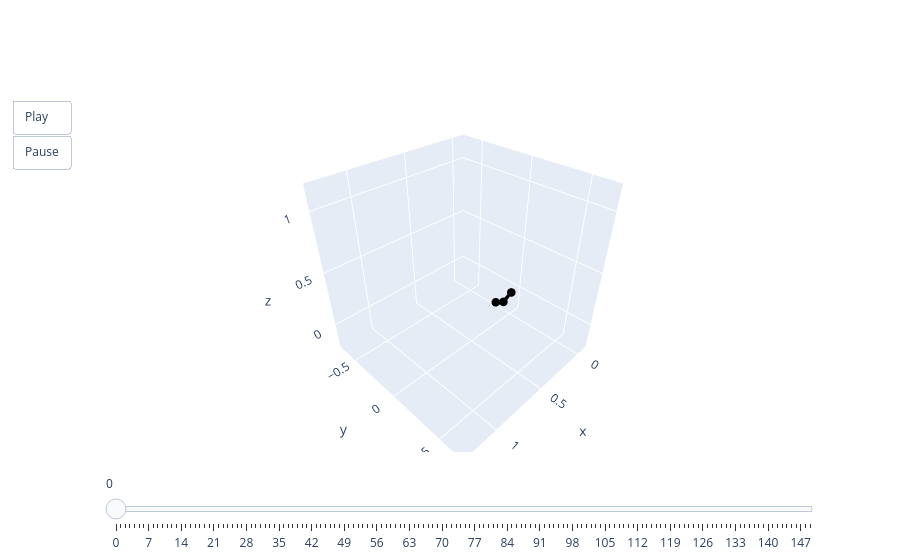

The notebook cell this image was saved under:
### Code cell
animate(pred[0])

### Figure 1 — Plotly figure (JSON) as saved in the notebook; plotly's stock layout.template omitted (floating-point values rounded to 4 significant figures)
{"data": [{"line": {"color": "black", "width": 7}, "marker": {"size": 5}, "mode": "lines+markers", "type": "scatter3d", "x": [0, 0.1023, 0.2067], "y": [0, 0, 0], "z": [0, -0.048, 0.006667]}], "layout": {"scene": {"aspectmode": "cube", "xaxis": {"autorange": false, "range": [-0.12, 1.32]}, "yaxis": {"autorange": false, "range": [-0.72, 0.72]}, "zaxis": {"autorange": false, "range": [-0.244, 1.196]}}, "sliders": [{"steps": [{"args": [["0"], {"frame": {"duration": 0, "redraw": true}, "mode": "immediate"}], "label": "0", "method": "animate"}, {"args": [["1"], {"frame": {"duration": 0, "redraw": true}, "mode": "immediate"}], "label": "1", "method": "animate"}, {"args": [["2"], {"frame": {"duration": 0, "redraw": true}, "mode": "immediate"}], "label": "2", "method": "animate"}, {"args": [["3"], {"frame": {"duration": 0, "redraw": true}, "mode": "immediate"}], "label": "3", "method": "animate"}, {"args": [["4"], {"frame": {"duration": 0, "redraw": true}, "mode": "immediate"}], "label": "4", "method": "animate"}, {"args": [["5"], {"frame": {"duration": 0, "redraw": true}, "mode": "immediate"}], "label": "5", "method": "animate"}, {"args": [["6"], {"frame": {"duration": 0, "redraw": true}, "mode": "immediate"}], "label": "6", "method": "animate"}, {"args": [["7"], {"frame": {"duration": 0, "redraw": true}, "mode": "immediate"}], "label": "7", "method": "animate"}, {"args": [["8"], {"frame": {"duration": 0, "redraw": true}, "mode": "immediate"}], "label": "8", "method": "animate"}, {"args": [["9"], {"frame": {"duration": 0, "redraw": true}, "mode": "immediate"}], "label": "9", "method": "animate"}, {"args": [["10"], {"frame": {"duration": 0, "redraw": true}, "mode": "immediate"}], "label": "10", "method": "animate"}, {"args": [["11"], {"frame": {"duration": 0, "redraw": true}, "mode": "immediate"}], "label": "11", "method": "animate"}, {"args": [["12"], {"frame": {"duration": 0, "redraw": true}, "mode": "immediate"}], "label": "12", "method": "animate"}, {"args": [["13"], {"frame": {"duration": 0, "redraw": true}, "mode": "immediate"}], "label": "13", "method": "animate"}, {"args": [["14"], {"frame": {"duration": 0, "redraw": true}, "mode": "immediate"}], "label": "14", "method": "animate"}, {"args": [["15"], {"frame": {"duration": 0, "redraw": true}, "mode": "immediate"}], "label": "15", "method": "animate"}, {"args": [["16"], {"frame": {"duration": 0, "redraw": true}, "mode": "immediate"}], "label": "16", "method": "animate"}, {"args": [["17"], {"frame": {"duration": 0, "redraw": true}, "mode": "immediate"}], "label": "17", "method": "animate"}, {"args": [["18"], {"frame": {"duration": 0, "redraw": true}, "mode": "immediate"}], "label": "18", "method": "animate"}, {"args": [["19"], {"frame": {"duration": 0, "redraw": true}, "mode": "immediate"}], "label": "19", "method": "animate"}, {"args": [["20"], {"frame": {"duration": 0, "redraw": true}, "mode": "immediate"}], "label": "20", "method": "animate"}, {"args": [["21"], {"frame": {"duration": 0, "redraw": true}, "mode": "immediate"}], "label": "21", "method": "animate"}, {"args": [["22"], {"frame": {"duration": 0, "redraw": true}, "mode": "immediate"}], "label": "22", "method": "animate"}, {"args": [["23"], {"frame": {"duration": 0, "redraw": true}, "mode": "immediate"}], "label": "23", "method": "animate"}, {"args": [["24"], {"frame": {"duration": 0, "redraw": true}, "mode": "immediate"}], "label": "24", "method": "animate"}, {"args": [["25"], {"frame": {"duration": 0, "redraw": true}, "mode": "immediate"}], "label": "25", "method": "animate"}, {"args": [["26"], {"frame": {"duration": 0, "redraw": true}, "mode": "immediate"}], "label": "26", "method": "animate"}, {"args": [["27"], {"frame": {"duration": 0, "redraw": true}, "mode": "immediate"}], "label": "27", "method": "animate"}, {"args": [["28"], {"frame": {"duration": 0, "redraw": true}, "mode": "immediate"}], "label": "28", "method": "animate"}, {"args": [["29"], {"frame": {"duration": 0, "redraw": true}, "mode": "immediate"}], "label": "29", "method": "animate"}, {"args": [["30"], {"frame": {"duration": 0, "redraw": true}, "mode": "immediate"}], "label": "30", "method": "animate"}, {"args": [["31"], {"frame": {"duration": 0, "redraw": true}, "mode": "immediate"}], "label": "31", "method": "animate"}, {"args": [["32"], {"frame": {"duration": 0, "redraw": true}, "mode": "immediate"}], "label": "32", "method": "animate"}, {"args": [["33"], {"frame": {"duration": 0, "redraw": true}, "mode": "immediate"}], "label": "33", "method": "animate"}, {"args": [["34"], {"frame": {"duration": 0, "redraw": true}, "mode": "immediate"}], "label": "34", "method": "animate"}, {"args": [["35"], {"frame": {"duration": 0, "redraw": true}, "mode": "immediate"}], "label": "35", "method": "animate"}, {"args": [["36"], {"frame": {"duration": 0, "redraw": true}, "mode": "immediate"}], "label": "36", "method": "animate"}, {"args": [["37"], {"frame": {"duration": 0, "redraw": true}, "mode": "immediate"}], "label": "37", "method": "animate"}, {"args": [["38"], {"frame": {"duration": 0, "redraw": true}, "mode": "immediate"}], "label": "38", "method": "animate"}, {"args": [["39"], {"frame": {"duration": 0, "redraw": true}, "mode": "immediate"}], "label": "39", "method": "animate"}, {"args": [["40"], {"frame": {"duration": 0, "redraw": true}, "mode": "immediate"}], "label": "40", "method": "animate"}, {"args": [["41"], {"frame": {"duration": 0, "redraw": true}, "mode": "immediate"}], "label": "41", "method": "animate"}, {"args": [["42"], {"frame": {"duration": 0, "redraw": true}, "mode": "immediate"}], "label": "42", "method": "animate"}, {"args": [["43"], {"frame": {"duration": 0, "redraw": true}, "mode": "immediate"}], "label": "43", "method": "animate"}, {"args": [["44"], {"frame": {"duration": 0, "redraw": true}, "mode": "immediate"}], "label": "44", "method": "animate"}, {"args": [["45"], {"frame": {"duration": 0, "redraw": true}, "mode": "immediate"}], "label": "45", "method": "animate"}, {"args": [["46"], {"frame": {"duration": 0, "redraw": true}, "mode": "immediate"}], "label": "46", "method": "animate"}, {"args": [["47"], {"frame": {"duration": 0, "redraw": true}, "mode": "immediate"}], "label": "47", "method": "animate"}, {"args": [["48"], {"frame": {"duration": 0, "redraw": true}, "mode": "immediate"}], "label": "48", "method": "animate"}, {"args": [["49"], {"frame": {"duration": 0, "redraw": true}, "mode": "immediate"}], "label": "49", "method": "animate"}, {"args": [["50"], {"frame": {"duration": 0, "redraw": true}, "mode": "immediate"}], "label": "50", "method": "animate"}, {"args": [["51"], {"frame": {"duration": 0, "redraw": true}, "mode": "immediate"}], "label": "51", "method": "animate"}, {"args": [["52"], {"frame": {"duration": 0, "redraw": true}, "mode": "immediate"}], "label": "52", "method": "animate"}, {"args": [["53"], {"frame": {"duration": 0, "redraw": true}, "mode": "immediate"}], "label": "53", "method": "animate"}, {"args": [["54"], {"frame": {"duration": 0, "redraw": true}, "mode": "immediate"}], "label": "54", "method": "animate"}, {"args": [["55"], {"frame": {"duration": 0, "redraw": true}, "mode": "immediate"}], "label": "55", "method": "animate"}, {"args": [["56"], {"frame": {"duration": 0, "redraw": true}, "mode": "immediate"}], "label": "56", "method": "animate"}, {"args": [["57"], {"frame": {"duration": 0, "redraw": true}, "mode": "immediate"}], "label": "57", "method": "animate"}, {"args": [["58"], {"frame": {"duration": 0, "redraw": true}, "mode": "immediate"}], "label": "58", "method": "animate"}, {"args": [["59"], {"frame": {"duration": 0, "redraw": true}, "mode": "immediate"}], "label": "59", "method": "animate"}, {"args": [["60"], {"frame": {"duration": 0, "redraw": true}, "mode": "immediate"}], "label": "60", "method": "animate"}, {"args": [["61"], {"frame": {"duration": 0, "redraw": true}, "mode": "immediate"}], "label": "61", "method": "animate"}, {"args": [["62"], {"frame": {"duration": 0, "redraw": true}, "mode": "immediate"}], "label": "62", "method": "animate"}, {"args": [["63"], {"frame": {"duration": 0, "redraw": true}, "mode": "immediate"}], "label": "63", "method": "animate"}, {"args": [["64"], {"frame": {"duration": 0, "redraw": true}, "mode": "immediate"}], "label": "64", "method": "animate"}, {"args": [["65"], {"frame": {"duration": 0, "redraw": true}, "mode": "immediate"}], "label": "65", "method": "animate"}, {"args": [["66"], {"frame": {"duration": 0, "redraw": true}, "mode": "immediate"}], "label": "66", "method": "animate"}, {"args": [["67"], {"frame": {"duration": 0, "redraw": true}, "mode": "immediate"}], "label": "67", "method": "animate"}, {"args": [["68"], {"frame": {"duration": 0, "redraw": true}, "mode": "immediate"}], "label": "68", "method": "animate"}, {"args": [["69"], {"frame": {"duration": 0, "redraw": true}, "mode": "immediate"}], "label": "69", "method": "animate"}, {"args": [["70"], {"frame": {"duration": 0, "redraw": true}, "mode": "immediate"}], "label": "70", "method": "animate"}, {"args": [["71"], {"frame": {"duration": 0, "redraw": true}, "mode": "immediate"}], "label": "71", "method": "animate"}, {"args": [["72"], {"frame": {"duration": 0, "redraw": true}, "mode": "immediate"}], "label": "72", "method": "animate"}, {"args": [["73"], {"frame": {"duration": 0, "redraw": true}, "mode": "immediate"}], "label": "73", "method": "animate"}, {"args": [["74"], {"frame": {"duration": 0, "redraw": true}, "mode": "immediate"}], "label": "74", "method": "animate"}, {"args": [["75"], {"frame": {"duration": 0, "redraw": true}, "mode": "immediate"}], "label": "75", "method": "animate"}, {"args": [["76"], {"frame": {"duration": 0, "redraw": true}, "mode": "immediate"}], "label": "76", "method": "animate"}, {"args": [["77"], {"frame": {"duration": 0, "redraw": true}, "mode": "immediate"}], "label": "77", "method": "animate"}, {"args": [["78"], {"frame": {"duration": 0, "redraw": true}, "mode": "immediate"}], "label": "78", "method": "animate"}, {"args": [["79"], {"frame": {"duration": 0, "redraw": true}, "mode": "immediate"}], "label": "79", "method": "animate"}, {"args": [["80"], {"frame": {"duration": 0, "redraw": true}, "mode": "immediate"}], "label": "80", "method": "animate"}, {"args": [["81"], {"frame": {"duration": 0, "redraw": true}, "mode": "immediate"}], "label": "81", "method": "animate"}, {"args": [["82"], {"frame": {"duration": 0, "redraw": true}, "mode": "immediate"}], "label": "82", "method": "animate"}, {"args": [["83"], {"frame": {"duration": 0, "redraw": true}, "mode": "immediate"}], "label": "83", "method": "animate"}, {"args": [["84"], {"frame": {"duration": 0, "redraw": true}, "mode": "immediate"}], "label": "84", "method": "animate"}, {"args": [["85"], {"frame": {"duration": 0, "redraw": true}, "mode": "immediate"}], "label": "85", "method": "animate"}, {"args": [["86"], {"frame": {"duration": 0, "redraw": true}, "mode": "immediate"}], "label": "86", "method": "animate"}, {"args": [["87"], {"frame": {"duration": 0, "redraw": true}, "mode": "immediate"}], "label": "87", "method": "animate"}, {"args": [["88"], {"frame": {"duration": 0, "redraw": true}, "mode": "immediate"}], "label": "88", "method": "animate"}, {"args": [["89"], {"frame": {"duration": 0, "redraw": true}, "mode": "immediate"}], "label": "89", "method": "animate"}, {"args": [["90"], {"frame": {"duration": 0, "redraw": true}, "mode": "immediate"}], "label": "90", "method": "animate"}, {"args": [["91"], {"frame": {"duration": 0, "redraw": true}, "mode": "immediate"}], "label": "91", "method": "animate"}, {"args": [["92"], {"frame": {"duration": 0, "redraw": true}, "mode": "immediate"}], "label": "92", "method": "animate"}, {"args": [["93"], {"frame": {"duration": 0, "redraw": true}, "mode": "immediate"}], "label": "93", "method": "animate"}, {"args": [["94"], {"frame": {"duration": 0, "redraw": true}, "mode": "immediate"}], "label": "94", "method": "animate"}, {"args": [["95"], {"frame": {"duration": 0, "redraw": true}, "mode": "immediate"}], "label": "95", "method": "animate"}, {"args": [["96"], {"frame": {"duration": 0, "redraw": true}, "mode": "immediate"}], "label": "96", "method": "animate"}, {"args": [["97"], {"frame": {"duration": 0, "redraw": true}, "mode": "immediate"}], "label": "97", "method": "animate"}, {"args": [["98"], {"frame": {"duration": 0, "redraw": true}, "mode": "immediate"}], "label": "98", "method": "animate"}, {"args": [["99"], {"frame": {"duration": 0, "redraw": true}, "mode": "immediate"}], "label": "99", "method": "animate"}, {"args": [["100"], {"frame": {"duration": 0, "redraw": true}, "mode": "immediate"}], "label": "100", "method": "animate"}, {"args": [["101"], {"frame": {"duration": 0, "redraw": true}, "mode": "immediate"}], "label": "101", "method": "animate"}, {"args": [["102"], {"frame": {"duration": 0, "redraw": true}, "mode": "immediate"}], "label": "102", "method": "animate"}, {"args": [["103"], {"frame": {"duration": 0, "redraw": true}, "mode": "immediate"}], "label": "103", "method": "animate"}, {"args": [["104"], {"frame": {"duration": 0, "redraw": true}, "mode": "immediate"}], "label": "104", "method": "animate"}, {"args": [["105"], {"frame": {"duration": 0, "redraw": true}, "mode": "immediate"}], "label": "105", "method": "animate"}, {"args": [["106"], {"frame": {"duration": 0, "redraw": true}, "mode": "immediate"}], "label": "106", "method": "animate"}, {"args": [["107"], {"frame": {"duration": 0, "redraw": true}, "mode": "immediate"}], "label": "107", "method": "animate"}, {"args": [["108"], {"frame": {"duration": 0, "redraw": true}, "mode": "immediate"}], "label": "108", "method": "animate"}, {"args": [["109"], {"frame": {"duration": 0, "redraw": true}, "mode": "immediate"}], "label": "109", "method": "animate"}, {"args": [["110"], {"frame": {"duration": 0, "redraw": true}, "mode": "immediate"}], "label": "110", "method": "animate"}, {"args": [["111"], {"frame": {"duration": 0, "redraw": true}, "mode": "immediate"}], "label": "111", "method": "animate"}, {"args": [["112"], {"frame": {"duration": 0, "redraw": true}, "mode": "immediate"}], "label": "112", "method": "animate"}, {"args": [["113"], {"frame": {"duration": 0, "redraw": true}, "mode": "immediate"}], "label": "113", "method": "animate"}, {"args": [["114"], {"frame": {"duration": 0, "redraw": true}, "mode": "immediate"}], "label": "114", "method": "animate"}, {"args": [["115"], {"frame": {"duration": 0, "redraw": true}, "mode": "immediate"}], "label": "115", "method": "animate"}, {"args": [["116"], {"frame": {"duration": 0, "redraw": true}, "mode": "immediate"}], "label": "116", "method": "animate"}, {"args": [["117"], {"frame": {"duration": 0, "redraw": true}, "mode": "immediate"}], "label": "117", "method": "animate"}, {"args": [["118"], {"frame": {"duration": 0, "redraw": true}, "mode": "immediate"}], "label": "118", "method": "animate"}, {"args": [["119"], {"frame": {"duration": 0, "redraw": true}, "mode": "immediate"}], "label": "119", "method": "animate"}, {"args": [["120"], {"frame": {"duration": 0, "redraw": true}, "mode": "immediate"}], "label": "120", "method": "animate"}, {"args": [["121"], {"frame": {"duration": 0, "redraw": true}, "mode": "immediate"}], "label": "121", "method": "animate"}, {"args": [["122"], {"frame": {"duration": 0, "redraw": true}, "mode": "immediate"}], "label": "122", "method": "animate"}, {"args": [["123"], {"frame": {"duration": 0, "redraw": true}, "mode": "immediate"}], "label": "123", "method": "animate"}, {"args": [["124"], {"frame": {"duration": 0, "redraw": true}, "mode": "immediate"}], "label": "124", "method": "animate"}, {"args": [["125"], {"frame": {"duration": 0, "redraw": true}, "mode": "immediate"}], "label": "125", "method": "animate"}, {"args": [["126"], {"frame": {"duration": 0, "redraw": true}, "mode": "immediate"}], "label": "126", "method": "animate"}, {"args": [["127"], {"frame": {"duration": 0, "redraw": true}, "mode": "immediate"}], "label": "127", "method": "animate"}, {"args": [["128"], {"frame": {"duration": 0, "redraw": true}, "mode": "immediate"}], "label": "128", "method": "animate"}, {"args": [["129"], {"frame": {"duration": 0, "redraw": true}, "mode": "immediate"}], "label": "129", "method": "animate"}, {"args": [["130"], {"frame": {"duration": 0, "redraw": true}, "mode": "immediate"}], "label": "130", "method": "animate"}, {"args": [["131"], {"frame": {"duration": 0, "redraw": true}, "mode": "immediate"}], "label": "131", "method": "animate"}, {"args": [["132"], {"frame": {"duration": 0, "redraw": true}, "mode": "immediate"}], "label": "132", "method": "animate"}, {"args": [["133"], {"frame": {"duration": 0, "redraw": true}, "mode": "immediate"}], "label": "133", "method": "animate"}, {"args": [["134"], {"frame": {"duration": 0, "redraw": true}, "mode": "immediate"}], "label": "134", "method": "animate"}, {"args": [["135"], {"frame": {"duration": 0, "redraw": true}, "mode": "immediate"}], "label": "135", "method": "animate"}, {"args": [["136"], {"frame": {"duration": 0, "redraw": true}, "mode": "immediate"}], "label": "136", "method": "animate"}, {"args": [["137"], {"frame": {"duration": 0, "redraw": true}, "mode": "immediate"}], "label": "137", "method": "animate"}, {"args": [["138"], {"frame": {"duration": 0, "redraw": true}, "mode": "immediate"}], "label": "138", "method": "animate"}, {"args": [["139"], {"frame": {"duration": 0, "redraw": true}, "mode": "immediate"}], "label": "139", "method": "animate"}, {"args": [["140"], {"frame": {"duration": 0, "redraw": true}, "mode": "immediate"}], "label": "140", "method": "animate"}, {"args": [["141"], {"frame": {"duration": 0, "redraw": true}, "mode": "immediate"}], "label": "141", "method": "animate"}, {"args": [["142"], {"frame": {"duration": 0, "redraw": true}, "mode": "immediate"}], "label": "142", "method": "animate"}, {"args": [["143"], {"frame": {"duration": 0, "redraw": true}, "mode": "immediate"}], "label": "143", "method": "animate"}, {"args": [["144"], {"frame": {"duration": 0, "redraw": true}, "mode": "immediate"}], "label": "144", "method": "animate"}, {"args": [["145"], {"frame": {"duration": 0, "redraw": true}, "mode": "immediate"}], "label": "145", "method": "animate"}, {"args": [["146"], {"frame": {"duration": 0, "redraw": true}, "mode": "immediate"}], "label": "146", "method": "animate"}, {"args": [["147"], {"frame": {"duration": 0, "redraw": true}, "mode": "immediate"}], "label": "147", "method": "animate"}, {"args": [["148"], {"frame": {"duration": 0, "redraw": true}, "mode": "immediate"}], "label": "148", "method": "animate"}, {"args": [["149"], {"frame": {"duration": 0, "redraw": true}, "mode": "immediate"}], "label": "149", "method": "animate"}]}], "updatemenus": [{"buttons": [{"args": [null, {"frame": {"duration": 50, "redraw": true}, "fromcurrent": true}], "label": "Play", "method": "animate"}, {"args": [[null], {"frame": {"duration": 0, "redraw": true}, "mode": "immediate"}], "label": "Pause", "method": "animate"}], "showactive": false, "type": "buttons"}]}}
